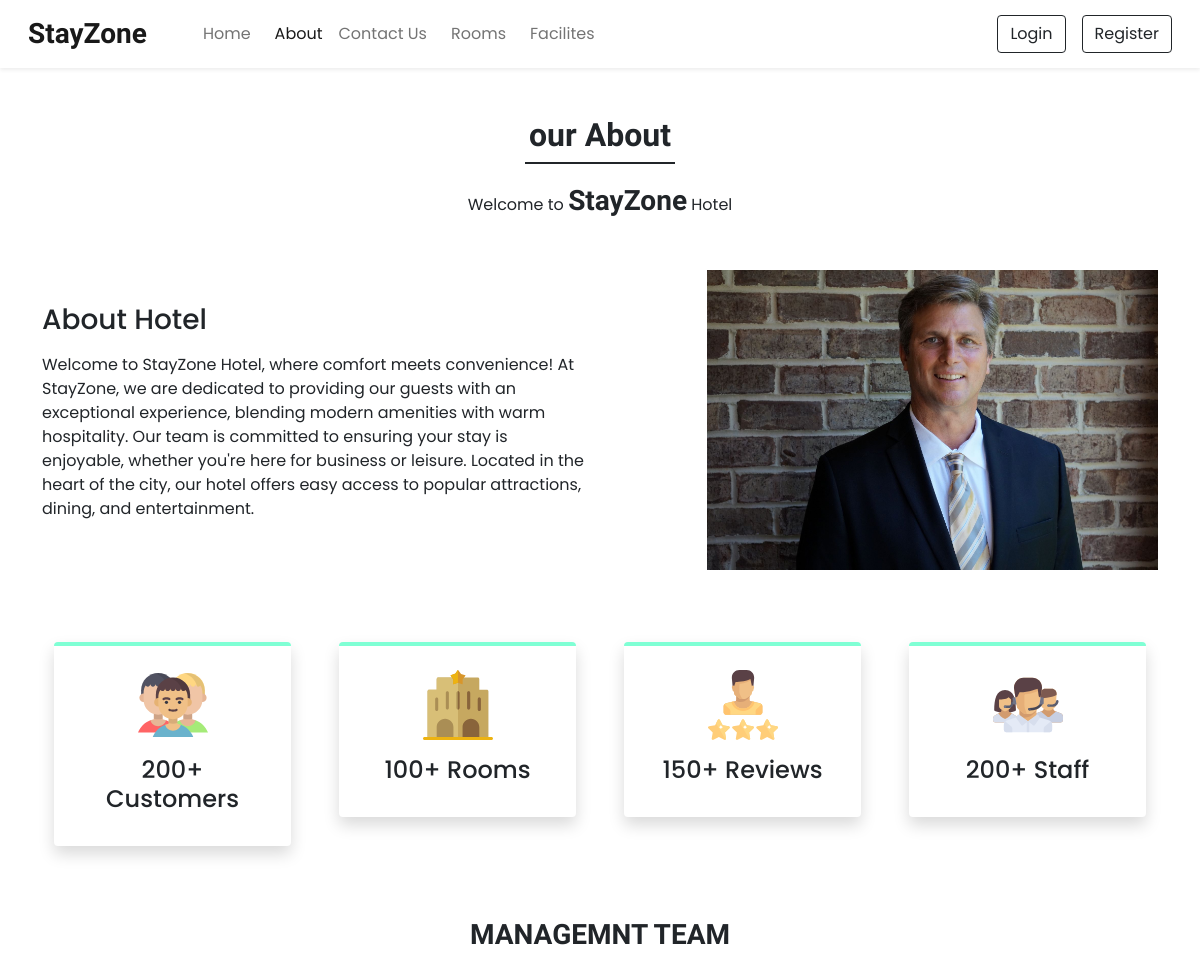
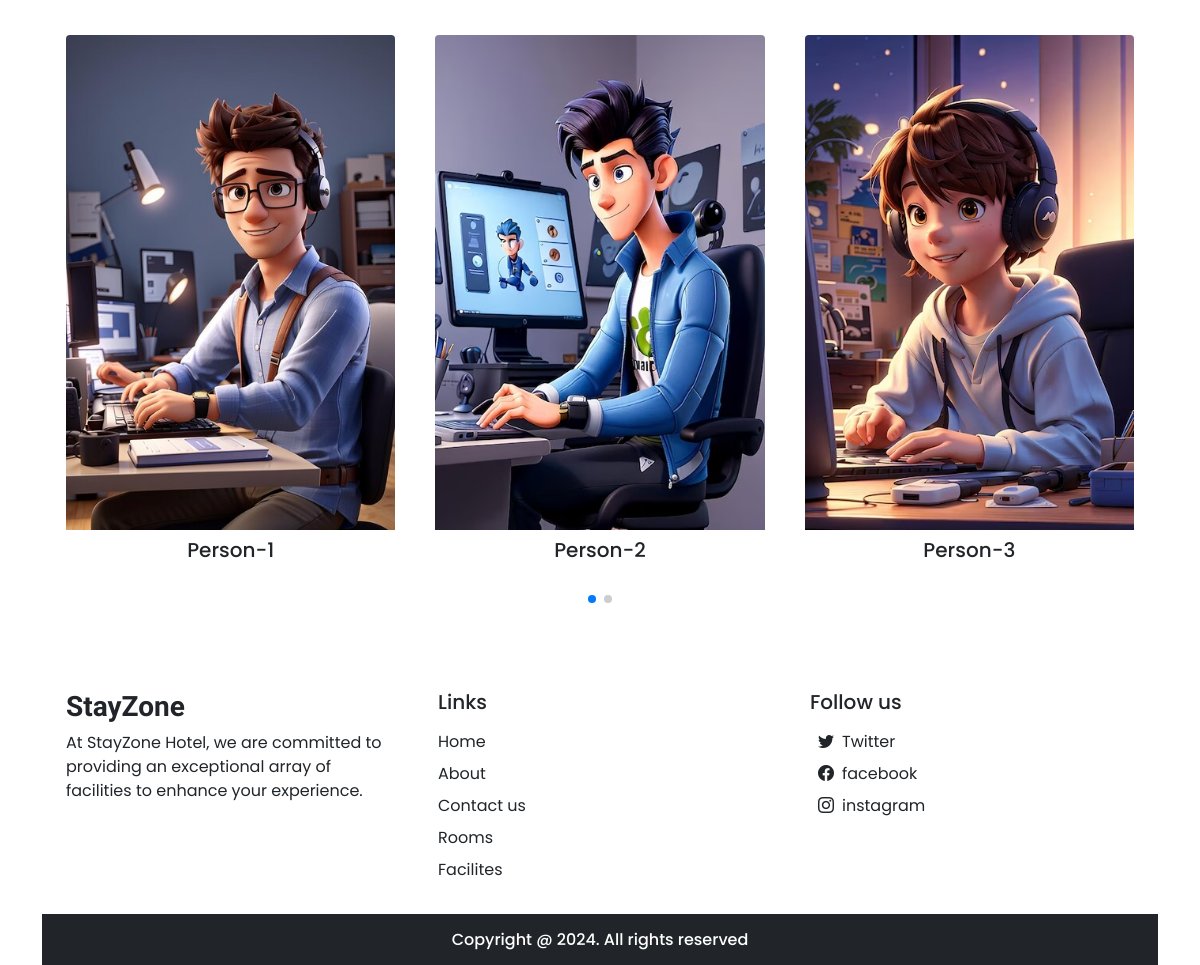
Page /about.php on the committed database (2 pictures, top to bottom).
### tables this page shows
CREATE TABLE `settings` (
  `sr_no` int(11) NOT NULL,
  `site_title` varchar(50) NOT NULL,
  `site_about` varchar(250) NOT NULL,
  `shutdown` tinyint(1) NOT NULL
);

CREATE TABLE `team_details` (
  `sr_no` int(11) NOT NULL,
  `name` varchar(50) NOT NULL,
  `picture` varchar(150) NOT NULL
);

### admin/inc/db_config.php (called while the page is built, shortened)
<?php
function selectAll($table)
{
    $con = $GLOBALS['con'];
    $res = mysqli_query($con, "SELECT * FROM $table");
    return $res;
}
function select($sql, $value, $datatype)
{
    $con = $GLOBALS['con'];
    if ($stmt = mysqli_prepare($con, $sql)) {
        mysqli_stmt_bind_param($stmt, $datatype, ...$value);
        if (mysqli_stmt_execute($stmt)) {
            $res = mysqli_stmt_get_result($stmt);
            return $res;
        } else {
            mysqli_stmt_close($stmt);
            die("Query cannot be executed - Select");
        }
    } else {
        die("Query cannot be prepared - Select");
    }
}
?>

### about.php (the view, shortened to what this page needs)
<!DOCTYPE html>
<html lang="en">
<head>
<?php require('inc/links.php'); ?>
<link rel="stylesheet" href="https://cdn.jsdelivr.net/npm/swiper@11/swiper-bundle.min.css"/>
</head>
<body>
<?php  require('inc/header.php'); ?>
<div class="my-5 px-4">
    <h2 class="fw-bold h-font text-center"> our About</h2>
    <div class="h-line bg-dark"></div>
      <p class="text-center mt-3">
      Welcome to <span class=" fw-bold fs-3 h-font">StayZone</span> Hotel
</p>
</div>
 <div class="container">
  <div class="row justify-content-between align-items-center">
    <div class="col-lg-6 col-md-5 mb-4  order-lg-1 order-2">
      <h3 class="mb-3"> About Hotel</h3>
      <P>Welcome to StayZone Hotel, where comfort meets convenience! At StayZone, we are dedicated to providing our guests with an exceptional experience, blending modern amenities with warm hospitality. Our team is committed to ensuring your stay is enjoyable, whether you're here for business or leisure. Located in the heart of the city, our hotel offers easy access to popular attractions, dining, and entertainment.
        </p>
    </div>
    <div class="col-lg-5  col-md-5 mb-4 order-1">
      <img src="images/about.jpg" class="w-100">
    </div>
  </div>
 </div>
 <div class="container  mt-5">
  <div class="row">
    <div class="col-lg-3 col-md-6 mb-4 px-4">
      <div class="bg-white rounded  shadow p-4 border-top border-4 text-center box">
        <img src="images/about/customers.svg" width="70px">
   <h4 class="mt-3"> 200+ Customers</h4>
      </div>
    </div>
    <div class="col-lg-3 col-md-6 mb-4 px-4">
      <div class="bg-white rounded  shadow p-4 border-top border-4 text-center box">
        <img src="images/about/hotel.svg" width="70px">
        <h4 class="mt-3"> 100+ Rooms</h4>
      </div>
    </div>
    <div class="col-lg-3 col-md-6 mb-4 px-4">
      <div class="bg-white rounded  shadow p-4 border-top border-4 text-center box">
        <img src="images/about/rating.svg" width="70px">
        <h4 class="mt-3"> 150+ Reviews<h4>
      </div>
    </div>
    <div class="col-lg-3 col-md-6 mb-4 px-4">
      <div class="bg-white rounded  shadow p-4 border-top border-4 text-center box">
        <img src="images/about/staff.svg" width="70px">
        <h4 class="mt-3"> 200+ Staff </h4>
      </div>
  </div>
 </div>
<h3 class=" my-5 fw-bold h-font text-center"> MANAGEMNT TEAM</h3>
<div class="container px-4">
<div class="swiper mySwiper">
    <div class="swiper-wrapper mb-5">
    <?php
    $about_r = selectAll('team_details');
    $path=ABOUT_IMG_PATH;
    while($row = mysqli_fetch_assoc($about_r)){
      echo <<<data
        <div class="swiper-slide bg-white text-center overflow-hidden rounded">
        <img src="$path$row[picture]" class="w-100" >
        <h5 class="mt-2">$row[name]</h5>
        </div>
        data;
    }
    ?>
    </div>
    <div class="swiper-pagination"></div>
  </div>
</div>
<?php require('inc/footer.php');?>
</body>
</html>

### inc/links.php (shortened to what this page needs)
<link href="https://cdn.jsdelivr.net/npm/bootstrap@5.0.2/dist/css/bootstrap.min.css" rel="stylesheet">
<link rel="stylesheet" href="https://cdn.jsdelivr.net/npm/bootstrap-icons@1.11.3/font/bootstrap-icons.min.css">
<link rel="stylesheet" href="css/common.css">
<?php
require('admin/inc/db_config.php');
$contact_q = "SELECT * FROM `contact_details` WHERE `sr_no`=?";
$settings_q = "SELECT * FROM `settings` WHERE `sr_no`=?";
$values = [1];
$contact_r = mysqli_fetch_assoc(select($contact_q, $values, 'i'));
$settings_r = mysqli_fetch_assoc(select($settings_q, $values, 'i'));
?>

### inc/header.php (shortened to what this page needs)
<nav id="nav-bar" class="navbar navbar-expand-lg navbar-light bg-white px-lg-3 py-lg-2 shadow-sm sticky-top">
    <div class="container-fluid">
        <a class="navbar-brand me-5 fw-bold fs-3 h-font" href="index.php"> <?php echo $settings_r['site_title'] ?> </a>
        <div class="collapse navbar-collapse" id="navbarSupportedContent">
            <ul class="navbar-nav me-auto mb-2 mb-lg-0">
                <li class="nav-item">
                    <a class="nav-link  me-2" href="index.php">Home</a>
                </li>
                <li class="nav-item">
                    <a class="nav-link" href="about.php">About</a>
                </li>
                <li class="nav-item">
                    <a class="nav-link me-2" href="contact.php">Contact Us</a>
                </li>
                <li class="nav-item">
                    <a class="nav-link me-2" href="rooms.php">Rooms</a>
                </li>
                <li class="nav-item">
                    <a class="nav-link me-2" href="facilites.php">Facilites</a>
                </li>
            </ul>
            <div class="d-flex">
                <?php
                    if(isset($_SESSION['login']) && $_SESSION['login'] == true){
                       $path = USERS_IMG_PATH;
                        echo<<<data
                        <div class="btn-group">
                                <button type="button" class="btn btn-outline-dark shadow-none dropdown-toggle" data-bs-toggle="dropdown" data-bs-display="static" aria-expanded="false">
                                <img src="$path$_SESSION[uPic]"  style="width: 25px; height : 25px;" class="me-1">
                                $_SESSION[uName]
                                </button>
                                <ul class="dropdown-menu dropdown-menu-lg-end">
                                    <li><a class="dropdown-item" href="profile.php">Profile</a></li>
                                    <li><a class="dropdown-item" href="bookings.php">Bookings</a></li>
                                    <li><a class="dropdown-item" href="logout.php">Logout</a></li>
                                </ul>
                                </div>
                        data;
                    }
                    else{
                        echo<<<data
                        <button type="button" class="btn btn-outline-dark shadow-none me-lg-3 me-2" data-bs-toggle="modal" data-bs-target="#loginModal">
                            Login
                        </button>
                        <button type="button" class="btn btn-outline-dark shadow-none " data-bs-toggle="modal" data-bs-target="#registerModal">
                            Register
                        </button>
                        data;
                    }
                ?>
            </div>
        </div>
    </div>
</nav>

### inc/footer.php (shortened to what this page needs)
<div class="container-fluid bg-white mt-5">
  <div class="row">
    <div class="col-lg-4 p-4">
      <h3 class="h-font fw-bold fs-3 mb-2"> <?php echo $settings_r['site_title'] ?></h3>
      <p>
        <?php echo $settings_r['site_about'] ?>
      </p>
    </div>
    <div class="col-lg-4 p-4">
      <h5 class="mb-3"> Links</h5>
      <a href="index.php" class="d-inline-block mb-2 text-dark text-decoration-none">Home</a><br>
      <a href="about.php" class="d-inline-block mb-2 text-dark text-decoration-none">About </a><br>
      <a href="contact.php" class="d-inline-block mb-2 text-dark text-decoration-none">Contact us</a><br>
      <a href="rooms.php" class="d-inline-block mb-2 text-dark text-decoration-none">Rooms</a><br>
      <a href="facilites.php" class="d-inline-block mb-2 text-dark text-decoration-none">Facilites</a><br>
    </div>
    <div class="col-lg-4 p-4">
      <h5 class="mb-3">
        Follow us
      </h5>
      <?php
      if ($contact_r['tw'] != '') {
        echo <<<data
                <a href="$contact_r[tw]" class="d-inline-block mb-2 text-dark text-decoration-none">
                 <i class="bi bi-twitter mb-2 p-2" ></i>Twitter
                 </a><br>
        data;
      }
      ?>
      <a href="<?php echo $contact_r['fb'] ?>" class="d-inline-block mb-2 text-dark text-decoration-none "> <i class="bi bi-facebook mb-2 p-2"></i>facebook</a><br>
      <a href="<?php echo $contact_r['insta'] ?>" class="d-inline-block mb-2 text-dark text-decoration-none "> <i class="bi bi-instagram mb-2 p-2 "></i>instagram</a><br>
    </div>
  </div>
</div>
<h6 class="text-center bg-dark text-white p-3 m-0">Copyright @ 2024. All rights reserved
</h6>

### css/common.css (style rules this page uses)
:root { --teal: #7fffd4; --teal_hover: #279e8c; }
* { font-family: 'Poppins', sans-serif; }
.h-font { font-family: 'Merienda', cursive; }
.h-line { width: 150px; margin: 0 auto; height: 1.7px; }

### about.php (style rules this page uses)
.box { border-top-color:var(--teal) !important; }

### rows in the picture
settings: site_title "StayZone", site_about "At StayZone Hotel, we are committed to providing an exceptional array of facilities to enhance your experience."
team_details: picture (picture), name "Person-1"
team_details: picture (picture), name "Person-2"
team_details: picture (picture), name "Person-3"
